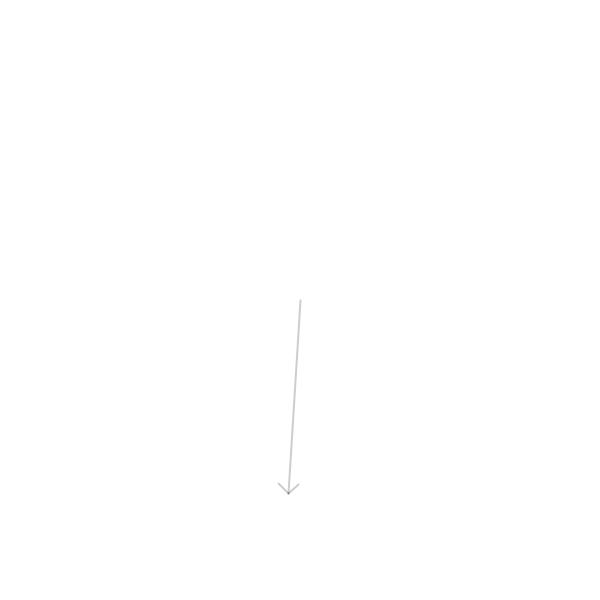
Frame 1 (no input)
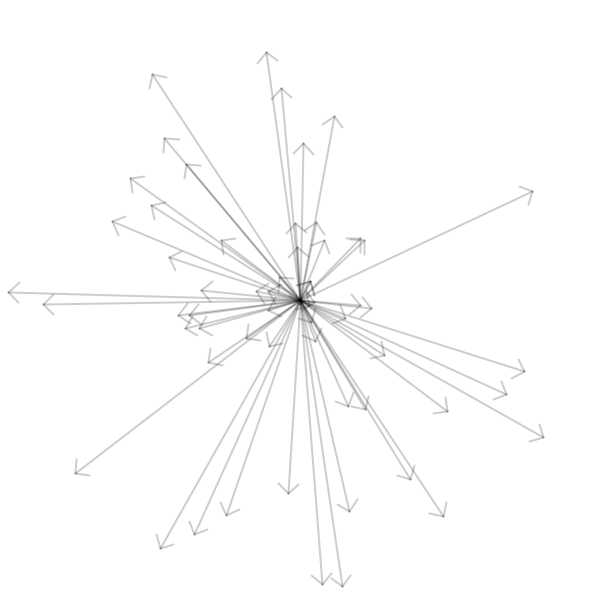
Frame 60 (the mouse pressed at the canvas centre just before this capture)
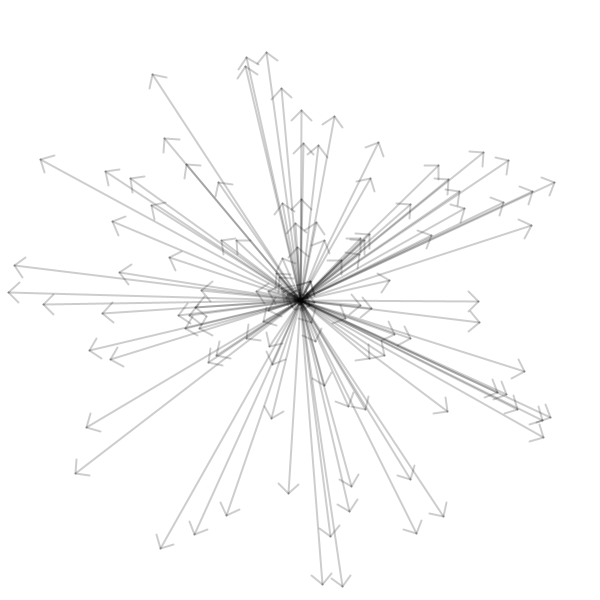
Frame 120 (the mouse held since frame 60 and released just before this capture)

The Processing sketch that drew these frames (run headless with seeded random() and noise(); from frame 60 on, the mouse is pressed at the canvas centre):

// Processing sketch: P_S3_lines1
// ── P_S3_lines1.pde
//Tomas de Camino Beck
void setup(){
  size(600,600);
  background(255);
}

void draw(){
  stroke(0,50);
  strokeWeight(2);
  arrow(width/2,height/2,random(300),random(360));
  
}



//Construye una flecha
void arrow(int x, int y, float l, float ang){
  //para determinar el largo de la punta en 45 grados
  int arrowLength = 10;
  pushMatrix();
  //cambia el eje del dibujo y lo rota
  translate(x, y);
  rotate(radians(ang));
  //dibuja una linea y flecha en el eje X
  line(0,0,l, 0);
  line(l, 0, l - arrowLength, -arrowLength);
  line(l, 0, l - arrowLength, arrowLength);
  popMatrix();
}
